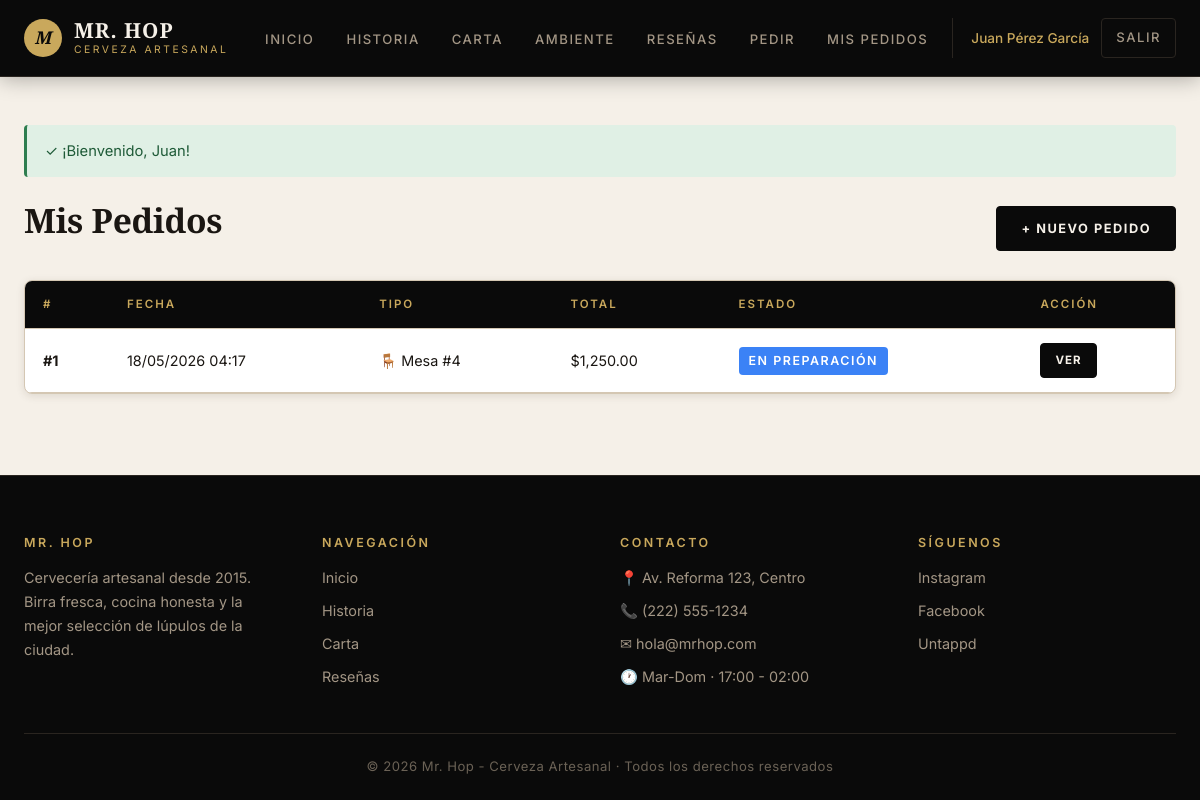
The page /index.php?controller=pedido&action=misPedidos (signed in) on the database its author committed.
### tables this page shows
CREATE TABLE `pedidos` (
  `id` int NOT NULL AUTO_INCREMENT,
  `usuario_id` int NOT NULL,
  `mesa_id` int DEFAULT NULL,
  `tipo` enum('mesa','domicilio') NOT NULL DEFAULT 'mesa',
  `direccion_entrega` varchar(255) DEFAULT NULL,
  `estado` enum('pendiente','en_preparacion','emplatado','listo','entregado','cancelado') DEFAULT 'pendiente',
  `total` decimal(10,2) NOT NULL DEFAULT '0.00',
  `notas` text,
  `fecha_pedido` timestamp NULL DEFAULT CURRENT_TIMESTAMP,
  `fecha_actualizacion` timestamp NULL DEFAULT CURRENT_TIMESTAMP ON UPDATE CURRENT_TIMESTAMP,
  PRIMARY KEY (`id`),
  KEY `usuario_id` (`usuario_id`),
  KEY `mesa_id` (`mesa_id`),
  CONSTRAINT `pedidos_ibfk_1` FOREIGN KEY (`usuario_id`) REFERENCES `usuarios` (`id`),
  CONSTRAINT `pedidos_ibfk_2` FOREIGN KEY (`mesa_id`) REFERENCES `mesas` (`id`)
);

CREATE TABLE `mesas` (
  `id` int NOT NULL AUTO_INCREMENT,
  `numero` int NOT NULL,
  `capacidad` int NOT NULL DEFAULT '4',
  `ubicacion` varchar(100) DEFAULT NULL,
  `qr_codigo` varchar(255) DEFAULT NULL,
  `estado` enum('libre','ocupada','reservada') DEFAULT 'libre',
  PRIMARY KEY (`id`),
  UNIQUE KEY `numero` (`numero`)
);

### controllers/PedidoController.php (called while the page is built, shortened)
<?php
require_once ROOT_PATH . '/models/Pedido.php';
class PedidoController extends Controller {
    public function misPedidos() {
        $pedidoModel = new Pedido();
        $datos = [
            'titulo' => 'Mis pedidos',
            'pedidos' => $pedidoModel->listarPorUsuario(Auth::user()['id']),
        ];
        $this->view('pedidos/mis_pedidos', $datos);
    }
}

### helpers/Helper.php (called while the page is built, shortened)
<?php
class Helper {
    public static function precio($monto) {
        return '$' . number_format((float)$monto, 2, '.', ',');
    }
    public static function fecha($fecha, $formato = 'd/m/Y H:i') {
        return date($formato, strtotime($fecha));
    }
    public static function url($controller, $action = 'index', $params = []) {
        $url = BASE_URL . 'index.php?controller=' . $controller . '&action=' . $action;
        foreach ($params as $k => $v) {
            $url .= '&' . $k . '=' . urlencode($v);
        }
        return $url;
    }
    public static function estadoPedido($estado) {
        $estados = [
            'pendiente' => ['texto' => 'Pendiente', 'color' => '#f59e0b', 'progreso' => 10],
            'en_preparacion' => ['texto' => 'En preparación', 'color' => '#3b82f6', 'progreso' => 40],
            'emplatado' => ['texto' => 'Emplatado', 'color' => '#8b5cf6', 'progreso' => 70],
            'listo' => ['texto' => 'Listo para servir', 'color' => '#10b981', 'progreso' => 90],
            'entregado' => ['texto' => 'Entregado', 'color' => '#059669', 'progreso' => 100],
            'cancelado' => ['texto' => 'Cancelado', 'color' => '#dc2626', 'progreso' => 0],
        ];
        return $estados[$estado] ?? ['texto' => $estado, 'color' => '#6b7280', 'progreso' => 0];
    }
}

### models/Model.php (called while the page is built, shortened)
<?php
class Model {
    public function __construct() {
        $this->db = Database::getInstance()->getConnection();
    }
}

### config/database.php (called while the page is built, shortened)
<?php
class Database {
    private static $instance = null;
    private $connection;
    private $host = 'localhost';
    private $db_name = 'bar_restaurante';
    private $username = 'root';
    private $password = '';
    private $charset = 'utf8mb4';
    private function __construct() {
        $dsn = "mysql:host={$this->host};dbname={$this->db_name};charset={$this->charset}";
        $options = [
            PDO::ATTR_ERRMODE => PDO::ERRMODE_EXCEPTION,
            PDO::ATTR_DEFAULT_FETCH_MODE => PDO::FETCH_ASSOC,
            PDO::ATTR_EMULATE_PREPARES => false,
        ];
        try {
            $this->connection = new PDO($dsn, $this->username, $this->password, $options);
        } catch (PDOException $e) {
            die('Error de conexión a la base de datos: ' . $e->getMessage());
        }
    }
    public static function getInstance() {
        if (self::$instance === null) {
            self::$instance = new self();
        }
        return self::$instance;
    }
    public function getConnection() {
        return $this->connection;
    }
}

### models/Pedido.php (called while the page is built, shortened)
<?php
require_once __DIR__ . '/Model.php';
class Pedido extends Model {
    public function listarPorUsuario($usuario_id) {
        $sql = "SELECT p.*, m.numero AS mesa_numero
                FROM pedidos p
                LEFT JOIN mesas m ON p.mesa_id = m.id
                WHERE p.usuario_id = :usuario_id
                ORDER BY p.fecha_pedido DESC";
        $stmt = $this->db->prepare($sql);
        $stmt->execute([':usuario_id' => $usuario_id]);
        return $stmt->fetchAll();
    }
}

### helpers/Auth.php (called while the page is built, shortened)
<?php
class Auth {
    public static function isLoggedIn() {
        return isset($_SESSION['user_id']);
    }
    public static function user() {
        return [
            'id' => $_SESSION['user_id'],
            'nombre' => $_SESSION['user_nombre'],
            'email' => $_SESSION['user_email'],
            'rol_id' => $_SESSION['user_rol_id'],
            'rol' => $_SESSION['user_rol'],
        ];
    }
}

### views/pedidos/mis_pedidos.php (the view)
<div class="flex-between mb-3">
    <h2>Mis Pedidos</h2>
    <a href="<?= Helper::url('pedido', 'nuevo') ?>" class="btn">+ Nuevo pedido</a>
</div>
<?php if (empty($pedidos)): ?>
    <div class="card">
        <div class="card-body text-center" style="padding: 50px;">
            <h3>Aún no has hecho ningún pedido</h3>
            <p style="color: var(--color-text-light); margin: 14px 0;">¡Anímate a probar nuestra carta!</p>
            <a href="<?= Helper::url('pedido', 'nuevo') ?>" class="btn btn-lg">Hacer mi primer pedido</a>
        </div>
    </div>
<?php else: ?>
    <div class="table-container">
        <table class="table">
            <thead>
                <tr>
                    <th>#</th>
                    <th>Fecha</th>
                    <th>Tipo</th>
                    <th>Total</th>
                    <th>Estado</th>
                    <th>Acción</th>
                </tr>
            </thead>
            <tbody>
                <?php foreach ($pedidos as $p):
                    $info = Helper::estadoPedido($p['estado']);
                ?>
                    <tr>
                        <td><strong>#<?= $p['id'] ?></strong></td>
                        <td><?= Helper::fecha($p['fecha_pedido']) ?></td>
                        <td>
                            <?= $p['tipo'] === 'mesa' ? '🪑 Mesa #' . $p['mesa_numero'] : '🚴 Domicilio' ?>
                        </td>
                        <td><?= Helper::precio($p['total']) ?></td>
                        <td>
                            <span class="estado-pedido" style="background-color: <?= $info['color'] ?>; font-size: 0.78rem; padding: 4px 10px;">
                                <?= $info['texto'] ?>
                            </span>
                        </td>
                        <td>
                            <a href="<?= Helper::url('pedido', 'ver', ['id' => $p['id']]) ?>" class="btn btn-sm">Ver</a>
                        </td>
                    </tr>
                <?php endforeach; ?>
            </tbody>
        </table>
    </div>
<?php endif; ?>

### public/css/style.css (style rules this page uses)
:root { --color-bg: #f5f0e8; --color-bg-alt: #ede5d6; --color-bg-card: #ffffff; --color-bg-dark: #0a0a0a; --color-bg-dark-alt: #141210; --color-bg-input: #ffffff; --color-text: #1a1612; --color-text-muted: #5a4f44; --color-text-dim: #8a7d6f; --color-text-light: #f5f0e8; --color-text-light-muted: #a39685; --color-text-light-dim: #6b6256; --color-primary: #b8954a; --color-primary-hover: #a07f3a; --color-primary-light: #c9a85c; --color-accent: #d4b56b; --color-danger: #c0392b; --color-danger-bg: #fde4e1; --color-success: #2e7d4f; --color-success-bg: #e0f0e5; --color-warning: #b8772e; --color-warning-bg: #fdeed8; --color-info: #2c5f8d; --color-info-bg: #dce8f3; --color-border: #d4c7b3; --color-border-strong: #b8a787; --color-border-dark: #2a2520; --color-shadow: rgba(58, 38, 22, 0.12); --font-display: 'Playfair Display', Georgia, serif; --font-body: 'Inter', -apple-system, sans-serif; --radius: 4px; --radius-lg: 8px; --shadow-sm: 0 2px 8px var(--color-shadow); --shadow-md: 0 6px 24px var(--color-shadow); --transition: all 0.25s ease; }
* { margin: 0; padding: 0; box-sizing: border-box; }
html { scroll-behavior: smooth; }
body { font-family: var(--font-body); background-color: var(--color-bg); color: var(--color-text); line-height: 1.65; min-height: 100vh; display: flex; flex-direction: column; -webkit-font-smoothing: antialiased; }
h1, h2, h3, h4, h5, h6 { font-family: var(--font-display); font-weight: 700; line-height: 1.15; margin-bottom: 0.5em; color: var(--color-text); letter-spacing: -0.01em; }
h2 { font-size: 2.1rem; }
a { color: var(--color-primary); text-decoration: none; transition: var(--transition); }
.btn { display: inline-block; padding: 11px 24px; background-color: var(--color-bg-dark); color: var(--color-text-light); border: 1.5px solid var(--color-bg-dark); border-radius: var(--radius); font-family: var(--font-body); font-size: 0.8rem; font-weight: 700; cursor: pointer; text-align: center; transition: var(--transition); letter-spacing: 1.5px; text-transform: uppercase; }
.btn-sm { padding: 7px 14px; font-size: 0.72rem; letter-spacing: 1px; }
.table-container { background: var(--color-bg-card); border-radius: var(--radius-lg); overflow-x: auto; border: 1px solid var(--color-border); box-shadow: var(--shadow-sm); }
.table { width: 100%; border-collapse: collapse; }
.table th, .table td { padding: 14px 18px; text-align: left; border-bottom: 1px solid var(--color-border); font-size: 0.9rem; color: var(--color-text); }
.table th { background-color: var(--color-bg-dark); color: var(--color-primary-light); font-family: var(--font-body); font-weight: 600; font-size: 0.72rem; text-transform: uppercase; letter-spacing: 2px; }
.estado-pedido { display: inline-block; padding: 7px 16px; border-radius: var(--radius); font-weight: 600; color: #fff; font-size: 0.78rem; text-transform: uppercase; letter-spacing: 1.5px; }
.mb-3 { margin-bottom: 1.5rem; }
.flex-between { display: flex; justify-content: space-between; align-items: center; flex-wrap: wrap; gap: 12px; }

### rows shown on the page
pedidos: id "1", fecha_pedido "18/05/2026 04:17", mesa.numero "4", total "$1,250.00", estado "EN PREPARACIÓN"

### other values the page prints
Helper::e($usuario['nombre']) "Juan Pérez García"
Helper::e($msg) "¡Bienvenido, Juan!"
APP_NAME "Mr. Hop - Cerveza Artesanal"
